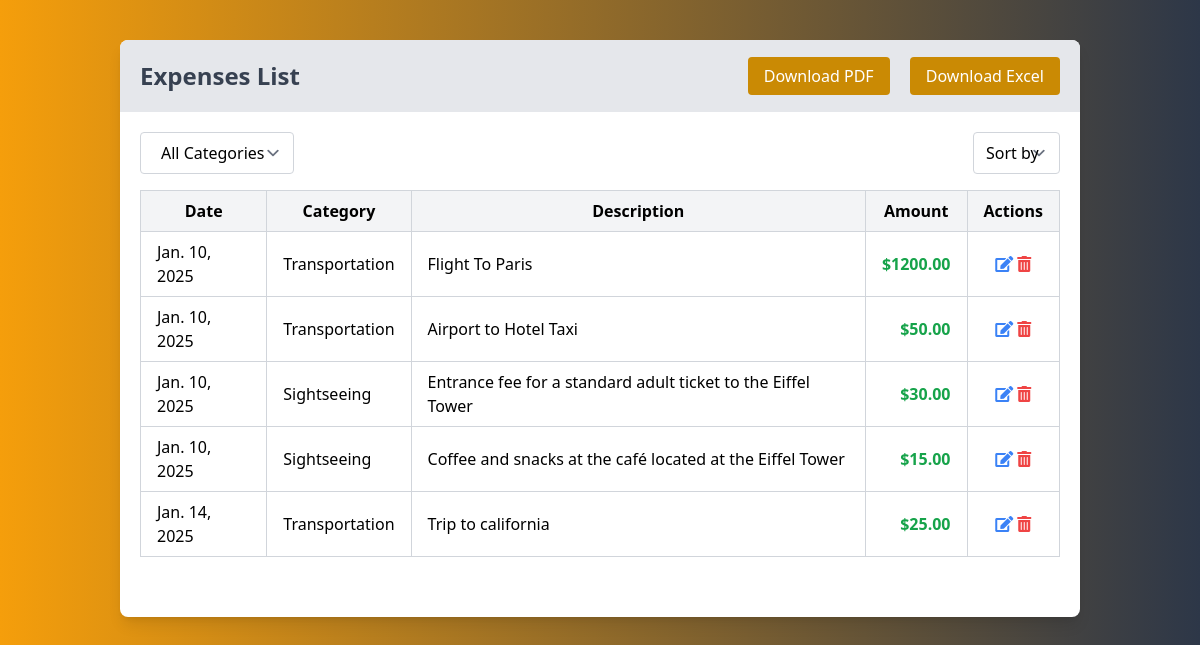
Page /expenses/1/expenses/ on the committed database.
### expenses/models.py (models this page shows, shortened)
class Expense(models.Model):
    trip = models.ForeignKey(Trip, on_delete=models.CASCADE, related_name='expenses')
    category = models.ForeignKey(CategoryBudget, on_delete=models.CASCADE, related_name='expenses')
    user = models.ForeignKey(settings.AUTH_USER_MODEL, on_delete=models.CASCADE, related_name='expenses')
    amount = models.DecimalField(max_digits=10, decimal_places=2)
    description = models.CharField(max_length=255)
    date = models.DateField(auto_now_add=True)
    receipt = models.FileField(upload_to='expense_receipts/', blank=True, null=True)

### travel/models.py (models this page shows, shortened)
class CategoryBudget(models.Model):
    trip = models.ForeignKey(Trip, on_delete=models.CASCADE, related_name='category_budgets')  # Link to a trip
    category = models.CharField(max_length=50)  # Name of the category (e.g., Sightseeing)
    budget = models.DecimalField(max_digits=12, decimal_places=2, default=0.00)  # Budget for the category

### expenses/views.py (the view)
# urls.py: path('<int:trip_id>/expenses/', views.expense_list, name='expense-list'),
def expense_list(request, trip_id):
    trip = get_object_or_404(Trip, id=trip_id)
    sort_by = request.GET.get('sort', '')
    expenses = trip.expenses.all()
    if sort_by == 'date':
        expenses = expenses.order_by('date')  # Sort by date
    elif sort_by == 'amount':
        expenses = expenses.order_by('amount')  # Sort by amount
    category_filter = request.GET.get('category')
    if category_filter:
        expenses = expenses.filter(category__category=category_filter)
    categories = CategoryBudget.objects.filter(trip=trip).values_list('category', flat=True)
    return render(request, 'expenses/expense_list.html', {
        'trip': trip,
        'expenses': expenses,
        'categories': categories,  # Pass categories for the dropdown
        'selected_category': category_filter,  # Pass the selected category to retain the filter
    })

### expenses/templates/expenses/expense_list.html (shortened to what this page needs)
{% extends 'base.html' %}
{% block main %}
<div class="bg-yellow-gray min-h-screen py-10">
    <div class="md:w-[80%] w-full mx-auto bg-white rounded-lg shadow-lg">
        <div class="p-5 bg-gray-200 flex justify-between items-center rounded-t-lg">
            <h2 class="text-2xl font-bold text-gray-700">Expenses List</h2>
            <div class="space-x-4">
                <a href="#" class="text-white bg-yellow-600 px-4 py-2 rounded hover:bg-yellow-500 transition">Download PDF</a>
                <a href="#" class="text-white bg-yellow-600 px-4 py-2 rounded hover:bg-yellow-500 transition">Download Excel</a>
            </div>
        </div>
        <div class="p-5">
            <div class="flex justify-between mb-4">
                <form method="GET">
                    <select name="category" class="border-gray-300 rounded px-5 py-2" onchange="this.form.submit()">
                        <option value="">All Categories</option>
                    </select>
                </form>
                <form method="get" id="sortForm">
                    <select
                        name="sort"
                        class="border-gray-300 rounded px-3 py-2"
                        onchange="document.getElementById('sortForm').submit();">
                        <option value="">Sort by</option>
                    </select>
                </form>
            </div>
            <table class="w-full border-collapse border border-gray-300">
                <thead class="bg-gray-100">
                    <tr>
                        <th class="border border-gray-300 px-4 py-2">Date</th>
                        <th class="border border-gray-300 px-4 py-2">Category</th>
                        <th class="border border-gray-300 px-4 py-2">Description</th>
                        <th class="border border-gray-300 px-4 py-2">Amount</th>
                        <th class="border border-gray-300 px-4 py-2">Actions</th>
                    </tr>
                </thead>
                <tbody>
                    {% for expense in expenses %}
                    <tr class="hover:bg-gray-50">
                        <td class="border border-gray-300 px-4 py-2">{{ expense.date }}</td>
                        <td class="border border-gray-300 px-4 py-2">{{ expense.category.category }}</td>
                        <td class="border border-gray-300 px-4 py-2">{{ expense.description }}</td>
                        <td class="border border-gray-300 px-4 py-2 text-right text-green-600 font-bold">
                            ${{ expense.amount }}
                        </td>
                        <td class="border border-gray-300 px-4 py-2 text-center">
                            <a href="{% url 'edit-expense' trip.id expense.id %}" class="text-blue-500 hover:text-blue-700">
                                <i class="fas fa-edit"></i>
                            </a>
                            <a href="{% url 'delete-expense' trip.id expense.id %}" class="text-red-500 hover:text-red-700">
                                <i class="fas fa-trash-alt"></i>
                            </a>
                        </td>
                    </tr>
                    {% endfor %}
                </tbody>
            </table>
        </div>
        <div class="p-5 flex justify-center">
        </div>
    </div>
</div>
{% endblock %}

### rows in the picture
Expense: date "Jan. 10, 2025", category.category "Transportation", description "Flight To Paris", amount "1200.00"
Expense: date "Jan. 10, 2025", category.category "Transportation", description "Airport to Hotel Taxi", amount "50.00"
Expense: date "Jan. 10, 2025", category.category "Sightseeing", description "Entrance fee for a standard adult ticket to the Eiffel Tower", amount "30.00"
Expense: date "Jan. 10, 2025", category.category "Sightseeing", description "Coffee and snacks at the café located at the Eiffel Tower", amount "15.00"
Expense: date "Jan. 14, 2025", category.category "Transportation", description "Trip to california", amount "25.00"
